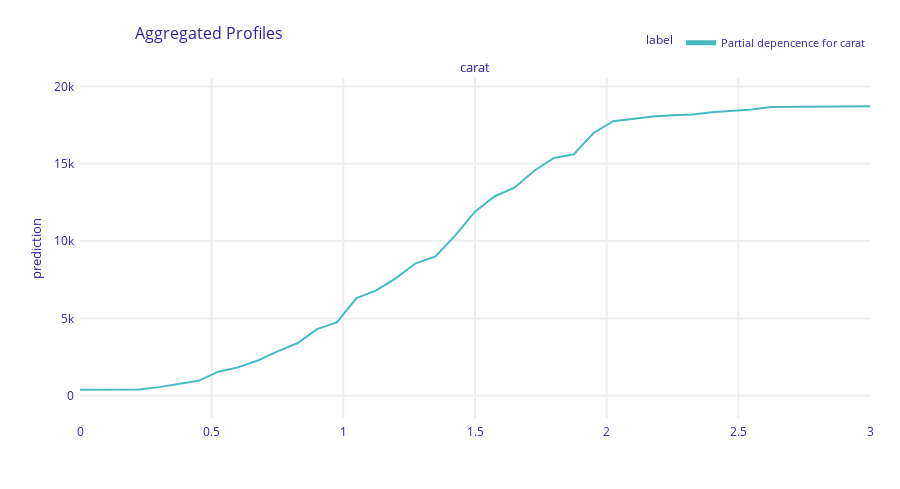

The code cell stored with this chart in its notebook:
### Code cell
# Interpret model
import numpy as np
import dalex as dx

# Partial dependence plots on training data
def pred_fun(model, df):
    X = encoder.transform(df)
    dX = xgb.DMatrix(X, feature_names=feature_names)
    return model.predict(dX)


exp = dx.Explainer(fit, df_train, predict_function=pred_fun, verbose=False)

pdp_num = exp.model_profile(
    variable_splits={"carat": np.linspace(0, 3, 41)},
    label="Partial depencence for carat",
    verbose=False,
)
pdp_num.plot()

### Figure 1 — Plotly figure (JSON) as saved in the notebook; plotly's stock layout.template omitted (floating-point values rounded to 4 significant figures)
{"data": [{"customdata": [[3752.0, "Partial depencence for carat", "carat"], [3752.0, "Partial depencence for carat", "carat"], [3752.0, "Partial depencence for carat", "carat"], [3752.0, "Partial depencence for carat", "carat"], [3752.0, "Partial depencence for carat", "carat"], [3752.0, "Partial depencence for carat", "carat"], [3752.0, "Partial depencence for carat", "carat"], [3752.0, "Partial depencence for carat", "carat"], [3752.0, "Partial depencence for carat", "carat"], [3752.0, "Partial depencence for carat", "carat"], [3752.0, "Partial depencence for carat", "carat"], [3752.0, "Partial depencence for carat", "carat"], [3752.0, "Partial depencence for carat", "carat"], [3752.0, "Partial depencence for carat", "carat"], [3752.0, "Partial depencence for carat", "carat"], [3752.0, "Partial depencence for carat", "carat"], [3752.0, "Partial depencence for carat", "carat"], [3752.0, "Partial depencence for carat", "carat"], [3752.0, "Partial depencence for carat", "carat"], [3752.0, "Partial depencence for carat", "carat"], [3752.0, "Partial depencence for carat", "carat"], [3752.0, "Partial depencence for carat", "carat"], [3752.0, "Partial depencence for carat", "carat"], [3752.0, "Partial depencence for carat", "carat"], [3752.0, "Partial depencence for carat", "carat"], [3752.0, "Partial depencence for carat", "carat"], [3752.0, "Partial depencence for carat", "carat"], [3752.0, "Partial depencence for carat", "carat"], [3752.0, "Partial depencence for carat", "carat"], [3752.0, "Partial depencence for carat", "carat"], [3752.0, "Partial depencence for carat", "carat"], [3752.0, "Partial depencence for carat", "carat"], [3752.0, "Partial depencence for carat", "carat"], [3752.0, "Partial depencence for carat", "carat"], [3752.0, "Partial depencence for carat", "carat"], [3752.0, "Partial depencence for carat", "carat"], [3752.0, "Partial depencence for carat", "carat"], [3752.0, "Partial depencence for carat", "carat"], [3752.0, "Partial depencence for carat", "carat"], [3752.0, "Partial depencence for carat", "carat"], [3752.0, "Partial depencence for carat", "carat"]], "hovertemplate": "<b>%{hovertext}</b><br><br>prediction=%{y:.3f}<br>mean_prediction=%{customdata[0]:.3f}<extra></extra>", "hovertext": ["Partial depencence for carat", "Partial depencence for carat", "Partial depencence for carat", "Partial depencence for carat", "Partial depencence for carat", "Partial depencence for carat", "Partial depencence for carat", "Partial depencence for carat", "Partial depencence for carat", "Partial depencence for carat", "Partial depencence for carat", "Partial depencence for carat", "Partial depencence for carat", "Partial depencence for carat", "Partial depencence for carat", "Partial depencence for carat", "Partial depencence for carat", "Partial depencence for carat", "Partial depencence for carat", "Partial depencence for carat", "Partial depencence for carat", "Partial depencence for carat", "Partial depencence for carat", "Partial depencence for carat", "Partial depencence for carat", "Partial depencence for carat", "Partial depencence for carat", "Partial depencence for carat", "Partial depencence for carat", "Partial depencence for carat", "Partial depencence for carat", "Partial depencence for carat", "Partial depencence for carat", "Partial depencence for carat", "Partial depencence for carat", "Partial depencence for carat", "Partial depencence for carat", "Partial depencence for carat", "Partial depencence for carat", "Partial depencence for carat", "Partial depencence for carat"], "legendgroup": "Partial depencence for carat", "line": {"color": "#46bac2", "dash": "solid", "width": 2}, "marker": {"symbol": "circle"}, "mode": "lines", "name": "Partial depencence for carat", "opacity": 1, "orientation": "v", "showlegend": true, "type": "scatter", "x": [0, 0.075, 0.15, 0.225, 0.3, 0.375, 0.45, 0.525, 0.6, 0.675, 0.75, 0.825, 0.9, 0.975, 1.05, 1.125, 1.2, 1.275, 1.35, 1.425, 1.5, 1.575, 1.65, 1.725, 1.8, 1.875, 1.95, 2.025, 2.1, 2.175, 2.25, 2.325, 2.4, 2.475, 2.55, 2.625, 2.7, 2.775, 2.85, 2.925, 3], "xaxis": "x", "y": [394.1, 394.1, 394.1, 410.4, 558.2, 761.1, 963.7, 1559.0, 1836.0, 2277.0, 2866.0, 3393.0, 4306.0, 4739.0, 6320.0, 6809.0, 7607.0, 8567.0, 9007.0, 10370.0, 11900.0, 12900.0, 13460.0, 14550.0, 15370.0, 15610.0, 16990.0, 17750.0, 17900.0, 18060.0, 18140.0, 18190.0, 18320.0, 18400.0, 18510.0, 18670.0, 18670.0, 18690.0, 18690.0, 18710.0, 18710.0], "yaxis": "y"}], "layout": {"annotations": [{"font": {"size": 13}, "showarrow": false, "text": "carat", "x": 0.5, "xanchor": "center", "xref": "paper", "y": 1, "yanchor": "bottom", "yref": "paper"}, {"font": {"size": 13}, "showarrow": false, "text": "prediction", "textangle": -90, "x": -0.07, "xref": "paper", "y": 0.5, "yref": "paper"}], "font": {"color": "#371ea3"}, "height": 489, "hovermode": "x unified", "legend": {"font": {"size": 11}, "itemsizing": "constant", "orientation": "h", "title": {"font": {"size": 12}, "text": "label"}, "tracegroupgap": 0, "x": 1, "xanchor": "right", "y": 1.061, "yanchor": "bottom"}, "margin": {"b": 71, "r": 30, "t": 78}, "title": {"font": {"size": 16}, "text": "Aggregated Profiles", "x": 0.15}, "xaxis": {"anchor": "y", "automargin": true, "domain": [0, 1], "fixedrange": true, "gridwidth": 2, "showticklabels": true, "tickcolor": "white", "ticklen": 3, "ticks": "outside", "title": {"text": ""}, "type": "linear", "zeroline": false}, "yaxis": {"anchor": "x", "automargin": true, "domain": [0, 1], "fixedrange": true, "gridwidth": 2, "range": [-1438.0, 20550.0], "tickcolor": "white", "ticklen": 3, "ticks": "outside", "title": {"text": ""}, "type": "linear", "zeroline": false}}}
